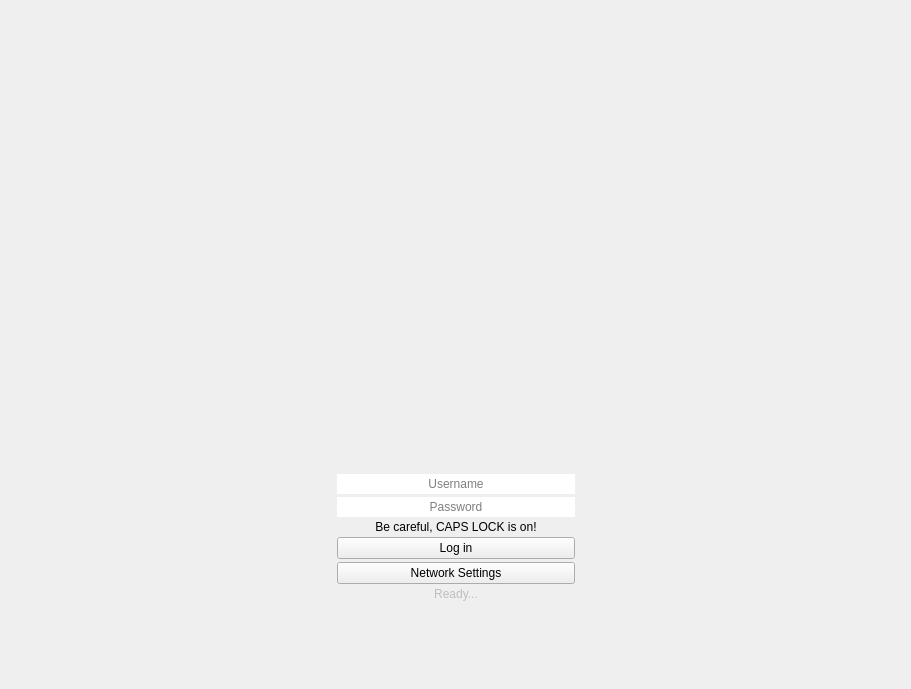
<?xml version="1.0" encoding="UTF-8"?>
<ui version="4.0">
 <class>LoginPage</class>
 <widget class="QWidget" name="LoginPage">
  <property name="geometry">
   <rect>
    <x>0</x>
    <y>0</y>
    <width>911</width>
    <height>689</height>
   </rect>
  </property>
  <property name="windowTitle">
   <string>Form</string>
  </property>
  <layout class="QHBoxLayout" name="horizontalLayout">
   <item>
    <spacer name="horizontalSpacer">
     <property name="orientation">
      <enum>Qt::Horizontal</enum>
     </property>
     <property name="sizeHint" stdset="0">
      <size>
       <width>291</width>
       <height>20</height>
      </size>
     </property>
    </spacer>
   </item>
   <item>
    <layout class="QVBoxLayout" name="verticalLayout_2">
     <property name="spacing">
      <number>3</number>
     </property>
     <item>
      <spacer name="verticalSpacer_3">
       <property name="orientation">
        <enum>Qt::Vertical</enum>
       </property>
       <property name="sizeHint" stdset="0">
        <size>
         <width>253</width>
         <height>35</height>
        </size>
       </property>
      </spacer>
     </item>
     <item>
      <widget class="QLabel" name="label">
       <property name="minimumSize">
        <size>
         <width>256</width>
         <height>298</height>
        </size>
       </property>
       <property name="maximumSize">
        <size>
         <width>256</width>
         <height>298</height>
        </size>
       </property>
       <property name="text">
        <string/>
       </property>
       <property name="pixmap">
        <pixmap resource="../resources.qrc">:/icons/logo_large</pixmap>
       </property>
       <property name="scaledContents">
        <bool>true</bool>
       </property>
       <property name="alignment">
        <set>Qt::AlignCenter</set>
       </property>
      </widget>
     </item>
     <item>
      <spacer name="verticalSpacer">
       <property name="orientation">
        <enum>Qt::Vertical</enum>
       </property>
       <property name="sizeHint" stdset="0">
        <size>
         <width>253</width>
         <height>35</height>
        </size>
       </property>
      </spacer>
     </item>
     <item>
      <widget class="QWidget" name="loginWidget" native="true">
       <property name="maximumSize">
        <size>
         <width>256</width>
         <height>16777215</height>
        </size>
       </property>
       <layout class="QVBoxLayout" name="verticalLayout">
        <property name="spacing">
         <number>3</number>
        </property>
        <property name="bottomMargin">
         <number>0</number>
        </property>
        <item>
         <widget class="QLineEdit" name="usernameEdit">
          <property name="frame">
           <bool>false</bool>
          </property>
          <property name="alignment">
           <set>Qt::AlignCenter</set>
          </property>
          <property name="placeholderText">
           <string>Username</string>
          </property>
         </widget>
        </item>
        <item>
         <widget class="QLineEdit" name="passwordEdit">
          <property name="frame">
           <bool>false</bool>
          </property>
          <property name="echoMode">
           <enum>QLineEdit::Password</enum>
          </property>
          <property name="alignment">
           <set>Qt::AlignCenter</set>
          </property>
          <property name="placeholderText">
           <string>Password</string>
          </property>
         </widget>
        </item>
        <item>
         <widget class="QLabel" name="capsLockLabel">
          <property name="text">
           <string>Be careful, CAPS LOCK is on!</string>
          </property>
          <property name="alignment">
           <set>Qt::AlignCenter</set>
          </property>
          <property name="wordWrap">
           <bool>true</bool>
          </property>
         </widget>
        </item>
        <item>
         <widget class="QPushButton" name="loginButton">
          <property name="text">
           <string>Log in</string>
          </property>
          <property name="icon">
           <iconset resource="../resources.qrc">
            <normaloff>:/icons/login</normaloff>:/icons/login</iconset>
          </property>
         </widget>
        </item>
        <item>
         <widget class="QPushButton" name="serverSettingsButton">
          <property name="text">
           <string>Network Settings</string>
          </property>
          <property name="icon">
           <iconset resource="../resources.qrc">
            <normaloff>:/icons/server-settings</normaloff>:/icons/server-settings</iconset>
          </property>
         </widget>
        </item>
       </layout>
      </widget>
     </item>
     <item>
      <widget class="QLabel" name="connectionStatusLabel">
       <property name="enabled">
        <bool>false</bool>
       </property>
       <property name="text">
        <string>Ready...</string>
       </property>
       <property name="alignment">
        <set>Qt::AlignCenter</set>
       </property>
       <property name="wordWrap">
        <bool>true</bool>
       </property>
      </widget>
     </item>
     <item>
      <spacer name="verticalSpacer_2">
       <property name="orientation">
        <enum>Qt::Vertical</enum>
       </property>
       <property name="sizeHint" stdset="0">
        <size>
         <width>253</width>
         <height>15</height>
        </size>
       </property>
      </spacer>
     </item>
    </layout>
   </item>
   <item>
    <spacer name="horizontalSpacer_2">
     <property name="orientation">
      <enum>Qt::Horizontal</enum>
     </property>
     <property name="sizeHint" stdset="0">
      <size>
       <width>291</width>
       <height>20</height>
      </size>
     </property>
    </spacer>
   </item>
  </layout>
 </widget>
 <resources>
  <include location="../resources.qrc"/>
 </resources>
 <connections/>
</ui>
